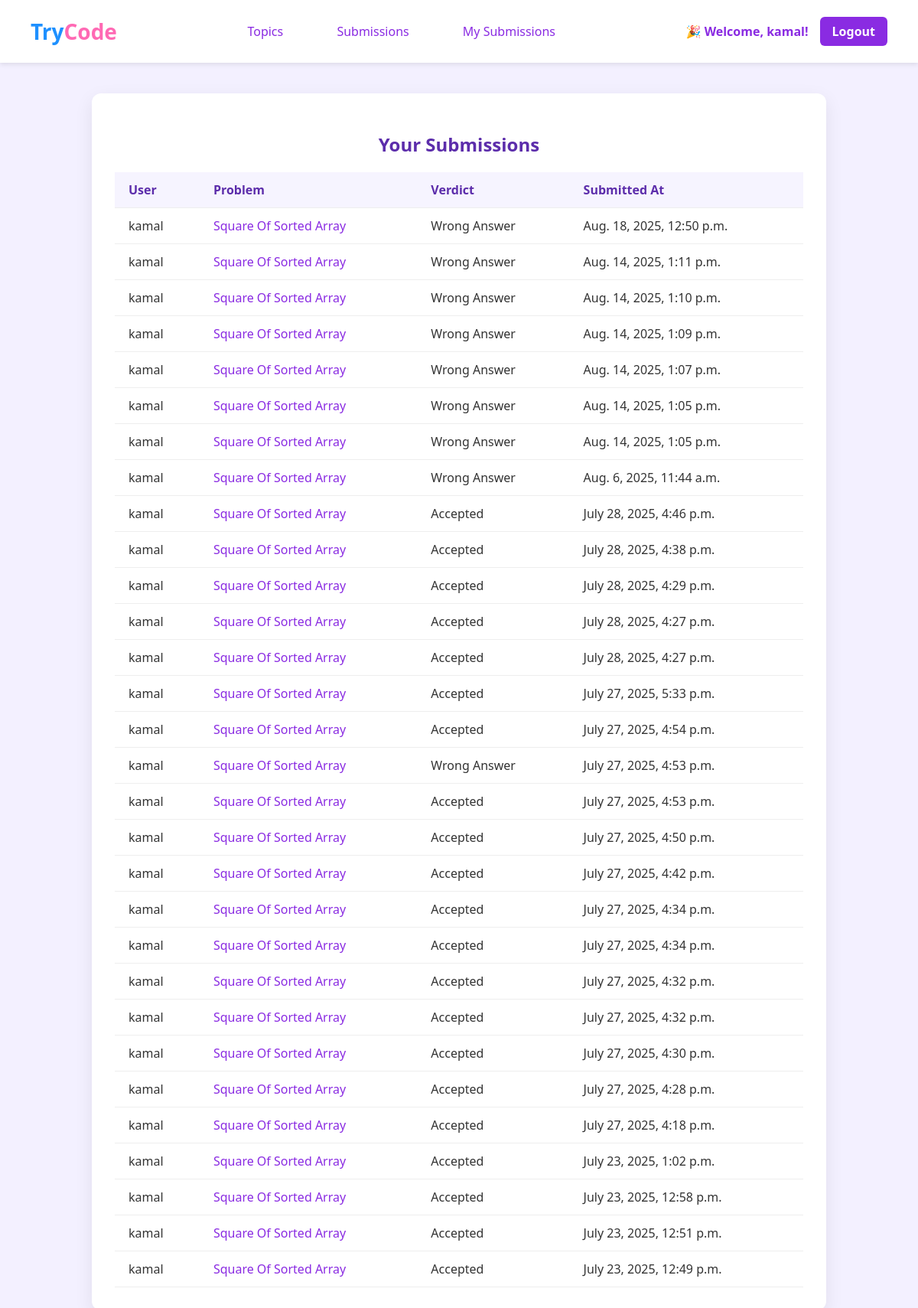
The app's page /my-submissions/ (signed in) with its own data.
### authentication/models.py (models this page shows, shortened)
class Submission(models.Model):
    user = models.ForeignKey(User, on_delete=models.CASCADE)
    problem = models.ForeignKey(Problem, on_delete=models.CASCADE)
    code = models.TextField()
    language = models.CharField(max_length=10, choices=LANGUAGE_CHOICES, default='python')
    created_at = models.DateTimeField(auto_now_add=True)
    verdict = models.CharField(max_length=30, choices=[
        ('Accepted', 'Accepted'),
        ('Wrong Answer', 'Wrong Answer'),
        ('Runtime Error', 'Runtime Error'),
        ('Time Limit Exceeded', 'Time Limit Exceeded'),
        ('Compilation Error', 'Compilation Error'),
        ('Pending', 'Pending'),
    ], default='Pending')
    output = models.TextField(blank=True)
    error = models.TextField(blank=True)
    class Meta:
        indexes = [
            models.Index(fields=['user', '-created_at']),
            models.Index(fields=['problem', 'verdict']),
        ]

class Problem(models.Model):
    topic = models.ForeignKey(Topic, on_delete=models.CASCADE, related_name='problems')
    title = models.CharField(max_length=200)
    description = models.TextField()
    input_format = models.TextField()
    output_format = models.TextField()

### authentication/views.py (the view)
# urls.py: path('my-submissions/', views.my_submissions_view, name='my_submission_list'),
@login_required
def my_submissions_view(request):
    submissions = Submission.objects.filter(user=request.user)\
        .select_related('problem')\
        .order_by('-created_at')  # Ascending by time
    return render(request, 'my_submission.html', {'submissions': submissions})

### authentication/templates/my_submission.html (shortened to what this page needs)
{% extends 'home.html' %}
{% load humanize %}
{% block content %}
<div class="submissions-container">
  <h2 style="text-align:center; color:#5c2dab; margin-bottom:20px;">Your Submissions</h2>
  <table>
    <tr>
      <th>User</th>
      <th>Problem</th>
      <th>Verdict</th>
      <th>Submitted At</th>
    </tr>
{% for submission in submissions %}
    <tr>
        <td>{{ submission.user}}
        <td>
            <a href="{% url 'submission_detail' submission.id %}">
                {{ submission.problem.title }}
            </a>
        </td>
        <td>{{ submission.verdict }}</td>
        <td>{{ submission.created_at }}</td>
    </tr>
{% endfor %}
  </table>
</div>
{% endblock %}

### authentication/templates/home.html (shortened to what this page needs)
<!DOCTYPE html>
<html lang="en">
<head>
</head>
<body>
  <header class="main-header">
    <a href="#" class="logo">Try<span class="code-highlight">Code</span></a>
    <nav class="nav-links">
      <a href="{% url 'topics' %}" id="nav_bar">Topics</a>
      <a href="{% url 'submission_list' %}" id = "nav_bar">Submissions</a>
      <a href="{% url 'my_submission_list' %}" id="nav_bar">My Submissions</a>
    </nav>
    <div class="user-greeting">
      <span>🎉 Welcome, {{ request.user.username }}!</span>
      <a href="{% url 'logout' %}" class="logout-btn">Logout</a>
    </div>
  </header>
 <div>
  {% block content %}{% endblock %}
 </div>
</body>
</html>

### authentication/templates/home.html (style rules this page uses)
html { scroll-behavior: smooth; }
body { margin: 0; font-family: 'Segoe UI', Tahoma, sans-serif; background-color: #f3f0ff; color: #333; }
.logo { font-size: 28px; font-weight: bold; font-family: 'Segoe UI', Tahoma, sans-serif; text-decoration: none; color: #1e90ff; }
.logo .code-highlight { color: #ff69b4; }
.main-header { display: flex; justify-content: space-between; align-items: center; background-color: white; padding: 20px 40px; box-shadow: 0 2px 6px rgba(0, 0, 0, 0.1); }
.nav-links a { margin: 0 15px; text-decoration: none; color: blueviolet; font-weight: 500; transition: color 0.3s ease; }
.user-greeting { display: flex; align-items: center; gap: 15px; font-weight: 600; color: blueviolet; }
.logout-btn { padding: 8px 16px; background-color: blueviolet; color: white; text-decoration: none; border-radius: 6px; font-weight: bold; transition: background-color 0.3s ease; }
.nav-links #nav_bar { display: inline-block; padding: 10px 18px; font-size: 16px; color: blueviolet; text-decoration: none; border-radius: 8px; transition: all 0.3s ease; position: relative; }
.nav-links #nav_bar::after { content: ""; position: absolute; left: 0; bottom: 0; height: 3px; width: 100%; background-color: blueviolet; transform: scaleX(0); transition: transform 0.3s ease; }

### authentication/templates/my_submission.html (style rules this page uses)
.submissions-container { max-width: 900px; margin: 40px auto; padding: 30px; background-color: white; border-radius: 12px; box-shadow: 0 8px 24px rgba(0, 0, 0, 0.08); font-family: 'Segoe UI', Tahoma, sans-serif; }
.submissions-container table { width: 100%; border-collapse: collapse; font-size: 16px; }
.submissions-container th, .submissions-container td { padding: 12px 18px; text-align: left; border-bottom: 1px solid #eee; }
.submissions-container th { background-color: #f6f4ff; font-weight: 600; color: #5c2dab; }
.submissions-container td a { color: blueviolet; text-decoration: none; font-weight: 500; }

### records on screen
Submission: user "kamal", problem "Square Of Sorted Array", verdict "Wrong Answer", created_at "Aug. 18, 2025, 12:50 p.m."
Submission: user "kamal", problem "Square Of Sorted Array", verdict "Wrong Answer", created_at "Aug. 14, 2025, 1:11 p.m."
Submission: user "kamal", problem "Square Of Sorted Array", verdict "Wrong Answer", created_at "Aug. 14, 2025, 1:10 p.m."
Submission: user "kamal", problem "Square Of Sorted Array", verdict "Wrong Answer", created_at "Aug. 14, 2025, 1:09 p.m."
Submission: user "kamal", problem "Square Of Sorted Array", verdict "Wrong Answer", created_at "Aug. 14, 2025, 1:07 p.m."
Submission: user "kamal", problem "Square Of Sorted Array", verdict "Wrong Answer", created_at "Aug. 14, 2025, 1:05 p.m."
Submission: user "kamal", problem "Square Of Sorted Array", verdict "Wrong Answer", created_at "Aug. 14, 2025, 1:05 p.m."
Submission: user "kamal", problem "Square Of Sorted Array", verdict "Wrong Answer", created_at "Aug. 6, 2025, 11:44 a.m."
Submission: user "kamal", problem "Square Of Sorted Array", verdict "Accepted", created_at "July 28, 2025, 4:46 p.m."
Submission: user "kamal", problem "Square Of Sorted Array", verdict "Accepted", created_at "July 28, 2025, 4:38 p.m."
Submission: user "kamal", problem "Square Of Sorted Array", verdict "Accepted", created_at "July 28, 2025, 4:29 p.m."
Submission: user "kamal", problem "Square Of Sorted Array", verdict "Accepted", created_at "July 28, 2025, 4:27 p.m."
Submission: user "kamal", problem "Square Of Sorted Array", verdict "Accepted", created_at "July 28, 2025, 4:27 p.m."
Submission: user "kamal", problem "Square Of Sorted Array", verdict "Accepted", created_at "July 27, 2025, 5:33 p.m."
Submission: user "kamal", problem "Square Of Sorted Array", verdict "Accepted", created_at "July 27, 2025, 4:54 p.m."
Submission: user "kamal", problem "Square Of Sorted Array", verdict "Wrong Answer", created_at "July 27, 2025, 4:53 p.m."
Submission: user "kamal", problem "Square Of Sorted Array", verdict "Accepted", created_at "July 27, 2025, 4:53 p.m."
Submission: user "kamal", problem "Square Of Sorted Array", verdict "Accepted", created_at "July 27, 2025, 4:50 p.m."
Submission: user "kamal", problem "Square Of Sorted Array", verdict "Accepted", created_at "July 27, 2025, 4:42 p.m."
Submission: user "kamal", problem "Square Of Sorted Array", verdict "Accepted", created_at "July 27, 2025, 4:34 p.m."
Submission: user "kamal", problem "Square Of Sorted Array", verdict "Accepted", created_at "July 27, 2025, 4:34 p.m."
Submission: user "kamal", problem "Square Of Sorted Array", verdict "Accepted", created_at "July 27, 2025, 4:32 p.m."
Submission: user "kamal", problem "Square Of Sorted Array", verdict "Accepted", created_at "July 27, 2025, 4:32 p.m."
Submission: user "kamal", problem "Square Of Sorted Array", verdict "Accepted", created_at "July 27, 2025, 4:30 p.m."
Submission: user "kamal", problem "Square Of Sorted Array", verdict "Accepted", created_at "July 27, 2025, 4:28 p.m."
Submission: user "kamal", problem "Square Of Sorted Array", verdict "Accepted", created_at "July 27, 2025, 4:18 p.m."
Submission: user "kamal", problem "Square Of Sorted Array", verdict "Accepted", created_at "July 23, 2025, 1:02 p.m."
Submission: user "kamal", problem "Square Of Sorted Array", verdict "Accepted", created_at "July 23, 2025, 12:58 p.m."
Submission: user "kamal", problem "Square Of Sorted Array", verdict "Accepted", created_at "July 23, 2025, 12:51 p.m."
Submission: user "kamal", problem "Square Of Sorted Array", verdict "Accepted", created_at "July 23, 2025, 12:49 p.m."

### other values on screen
{{ request.user.username }} "kamal"
